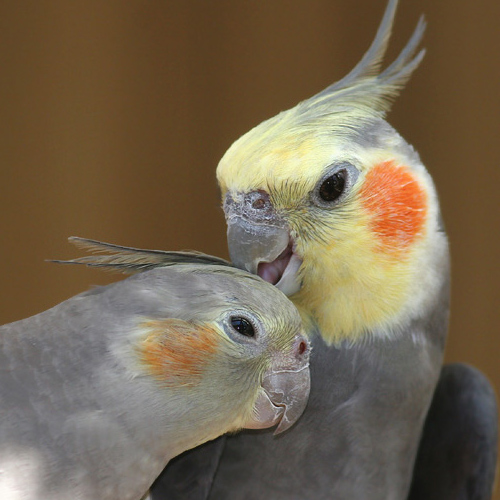
#> input picture images/Calopsitte2.jpg, 500 x 500 px
$ jupyter execute 'lab3_image_Wiener Filter.ipynb'
#> lines starting #> are read from the running program, lines starting #| are printed output that depends on the picture; after the words box and inside, x2 and y2 are one past the last pixel; in counts of white or black regions, pixels touching at a corner belong together
[cell 1]
import os
import numpy as np
from numpy.fft import fft2, ifft2
from scipy.signal import gaussian, convolve2d
import matplotlib.pyplot as plt

[cell 2]
def blur(img, mode = 'box', kernel_size = 3):
    # mode = 'box' or 'gaussian' or 'motion'
    dummy = np.copy(img)
    if mode == 'box':
        h = np.ones((kernel_size, kernel_size)) / kernel_size ** 2
    elif mode == 'gaussian':
        h = gaussian(kernel_size, kernel_size / 3).reshape(kernel_size, 1)
        h = np.dot(h, h.transpose())
        h /= np.sum(h)
    elif mode == 'motion':
        h = np.eye(kernel_size) / kernel_size
    dummy = convolve2d(dummy, h, mode = 'valid')
    return dummy

[cell 3]
def add_gaussian_noise(img, sigma):
    gauss = np.random.normal(0, sigma, np.shape(img))
    noisy_img = img + gauss
    noisy_img[noisy_img < 0] = 0
    noisy_img[noisy_img > 255] = 255
    return noisy_img

[cell 4]
def wiener_filter(img, kernel, K):
    kernel /= np.sum(kernel)
    dummy = np.copy(img)
    dummy = fft2(dummy)
    kernel = fft2(kernel, s = img.shape)
    kernel = np.conj(kernel) / (np.abs(kernel) ** 2 + K)
    dummy = dummy * kernel
    dummy = np.abs(ifft2(dummy))
    return dummy

[cell 5]
def gaussian_kernel(kernel_size = 3):
    h = gaussian(kernel_size, kernel_size / 3).reshape(kernel_size, 1)
    h = np.dot(h, h.transpose())
    h /= np.sum(h)
    return h

def rgb2gray(rgb):
    return np.dot(rgb[...,:3], [0.2989, 0.5870, 0.1140])

[cell 6]
file_name = os.path.join('images/Calopsitte2.jpg')
img = rgb2gray(plt.imread(file_name))
#> in rgb2gray, `return np.dot(rgb[...,:3], [0.2989, 0.5870, 0.1140])`:
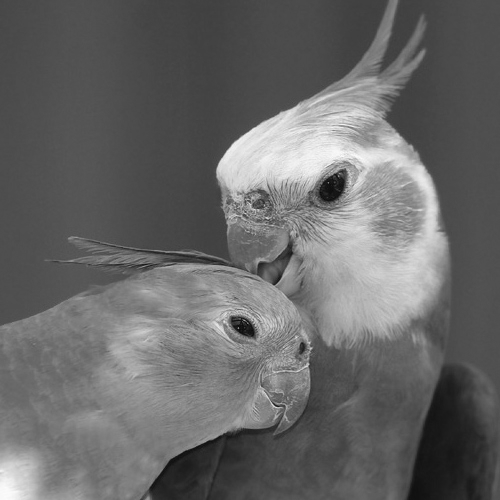
#> returned value: shape (500, 500) float64; min 4, max 252.3, mean 104.5

blurred_img = blur(img, mode = 'motion', kernel_size = 3)

noisy_img = add_gaussian_noise(blurred_img, sigma = 20)
#> in add_gaussian_noise, `noisy_img = img + gauss`:
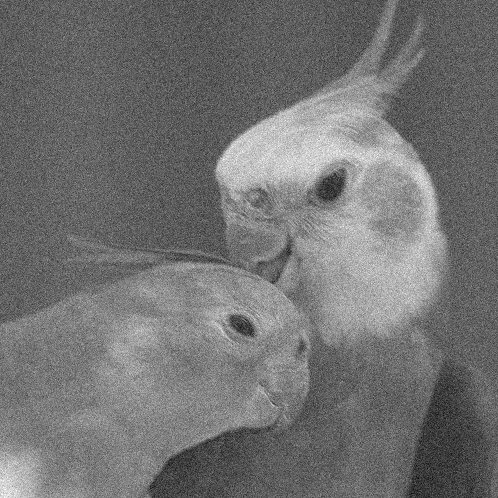
#> noisy_img: shape (498, 498) float64; min -59.31, max 304.5, mean 104.6; drawn with min black and max white
#> in add_gaussian_noise, `noisy_img[noisy_img < 0] = 0`:
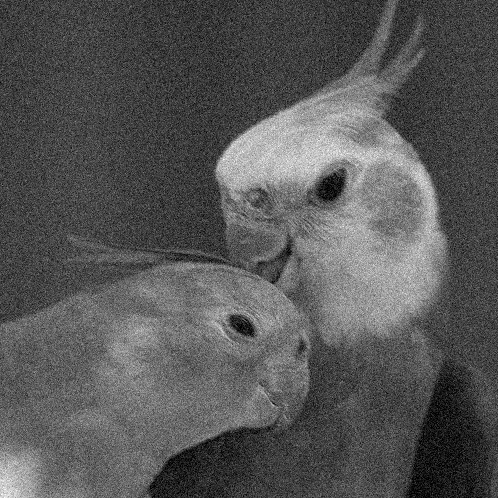
#> noisy_img: shape (498, 498) float64; 0.27% of pixels changed, all inside (x1, y1, x2, y2) = (56, 7, 488, 498); drawn with min black and max white
#> in add_gaussian_noise, `noisy_img[noisy_img > 255] = 255`: noisy_img: shape (498, 498) float64; 0.27% of pixels changed, all inside (x1, y1, x2, y2) = (0, 113, 434, 498)

kernel = gaussian_kernel(3)

filtered_img = wiener_filter(noisy_img, kernel, K = 30)
#> in wiener_filter, `dummy = np.abs(ifft2(dummy))`:
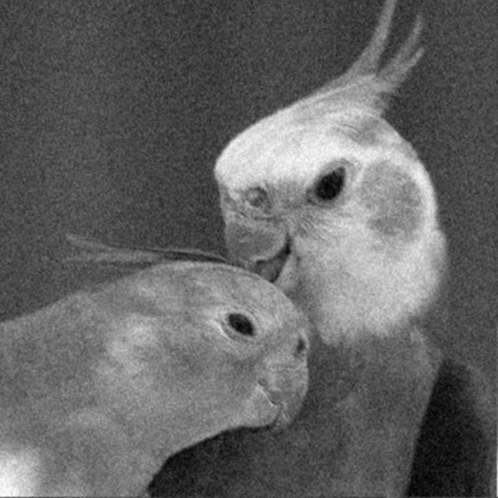
#> dummy: shape (498, 498) float64; min 0.215, max 8.24, mean 3.37; drawn with min black and max white

[cell 7]
display = [img, blurred_img, noisy_img, filtered_img]
label = ['Original Image', 'Motion Blurred Image', 'Motion Blurring + Gaussian Noise', 'Wiener Filter applied']

fig = plt.figure(figsize=(12, 10))

for i in range(len(display)):
    fig.add_subplot(2, 2, i+1)
    plt.imshow(display[i], cmap = 'gray')
    plt.title(label[i])
#> this loop made 4 passes

plt.show()

$ run again, with images/Calopsitte1.jpg copied over images/Calopsitte2.jpg
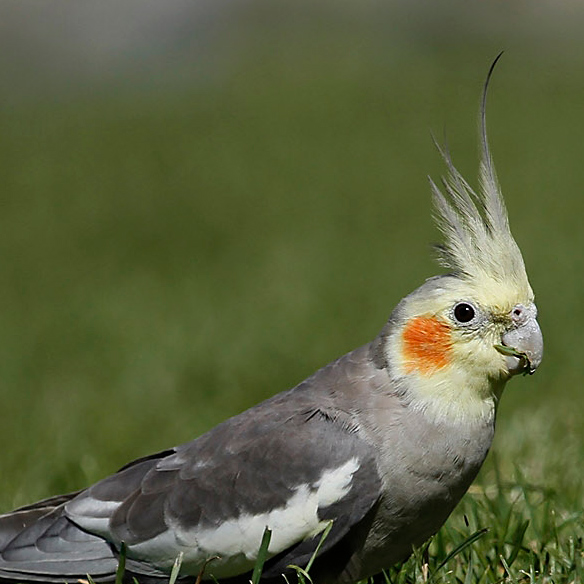
#> input picture images/Calopsitte1.jpg, 584 x 584 px
#> in add_gaussian_noise, `noisy_img[noisy_img < 0] = 0`:
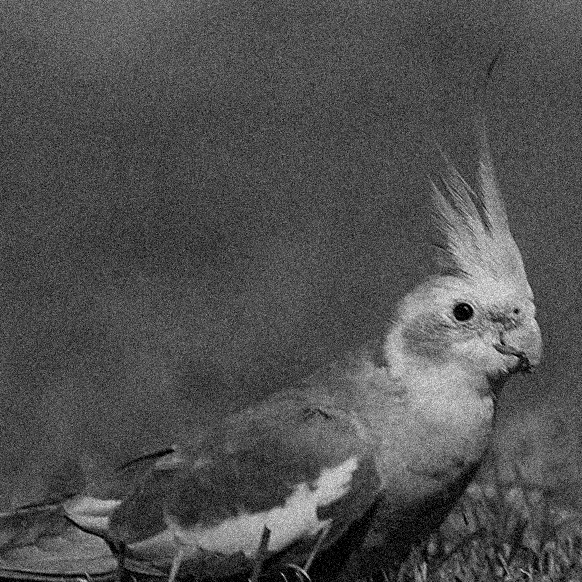
#> noisy_img: shape (582, 582) float64; min 0, max 289.3, mean 91.7; drawn with min black and max white
#> in wiener_filter, `dummy = np.abs(ifft2(dummy))`:
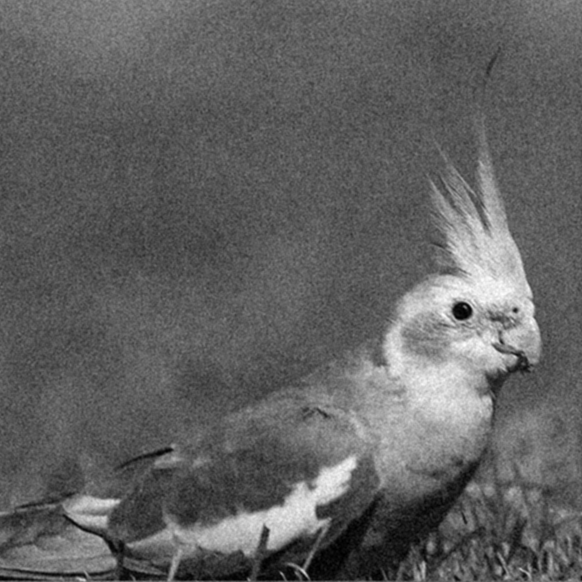
#> dummy: shape (582, 582) float64; min 0.000786, max 7.7, mean 2.96; drawn with min black and max white
#> the loop `for i in range(len(display)):` made 4 passes

$ run again, with images/Calopsitte3.jpg copied over images/Calopsitte2.jpg
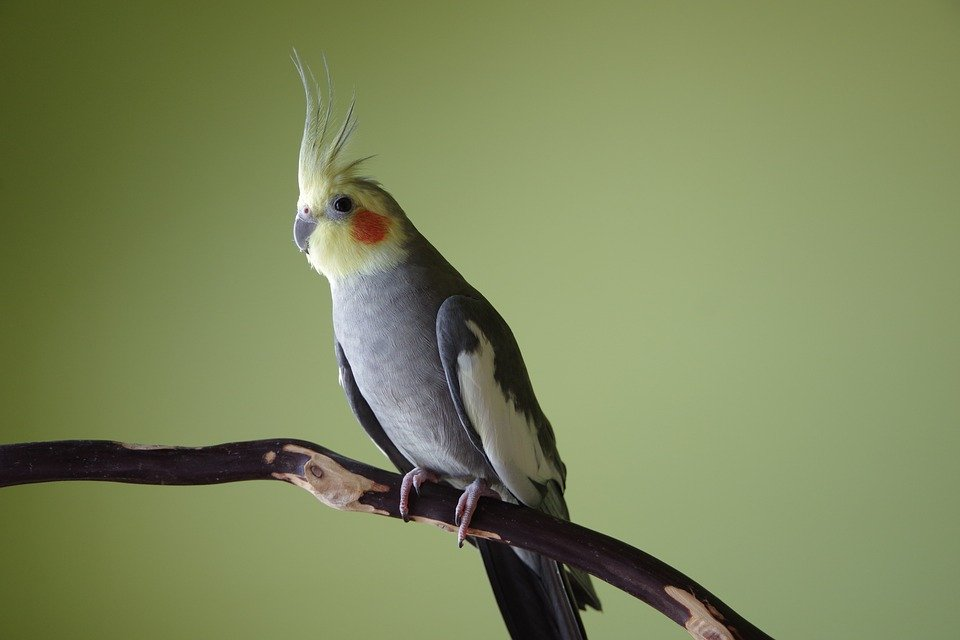
#> input picture images/Calopsitte3.jpg, 960 x 640 px
#> in add_gaussian_noise, `noisy_img[noisy_img < 0] = 0`:
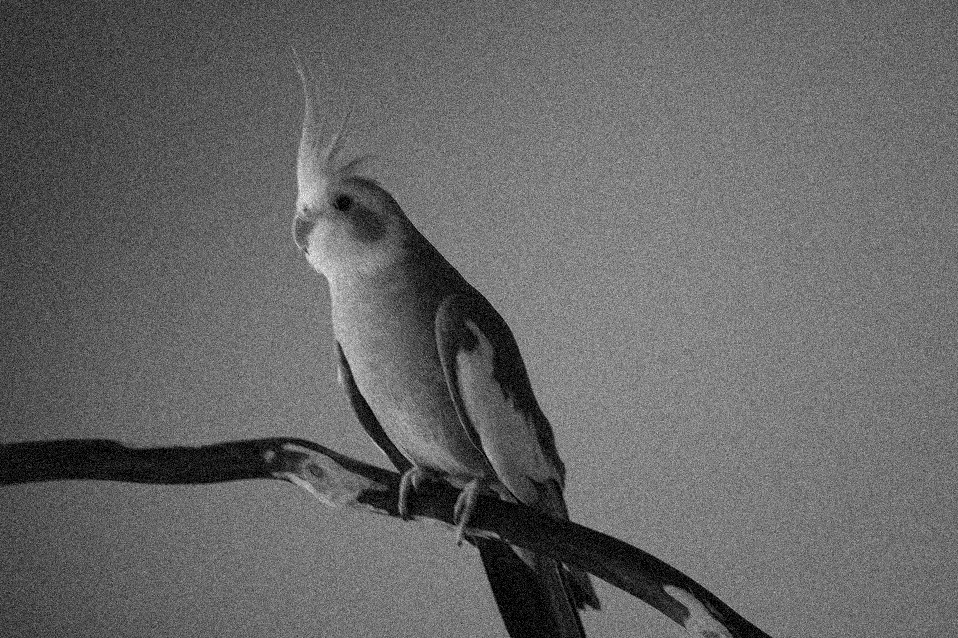
#> noisy_img: shape (638, 958) float64; min 0, max 315.8, mean 127.2; drawn with min black and max white
#> the loop `for i in range(len(display)):` made 4 passes
#> `plt.show()`:
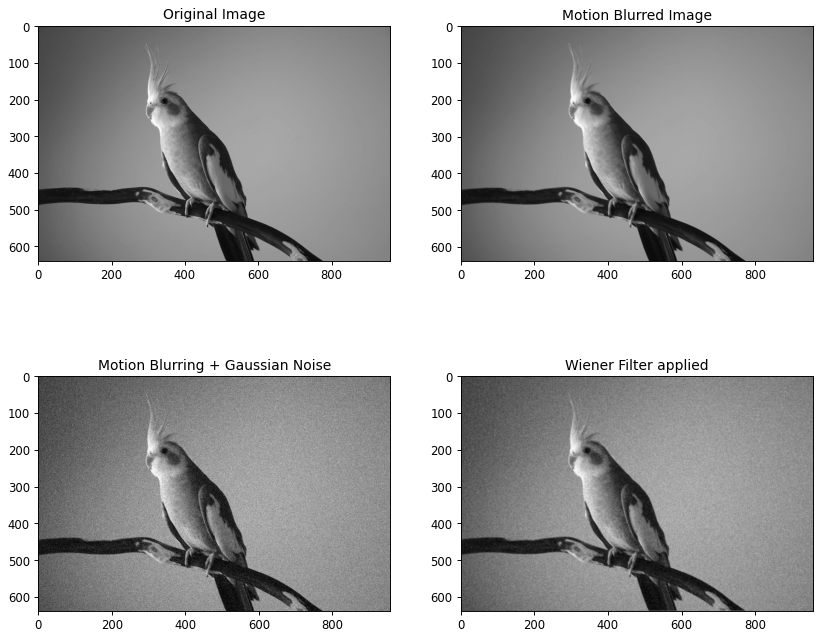
#> figure drawn by matplotlib, 4 panels
